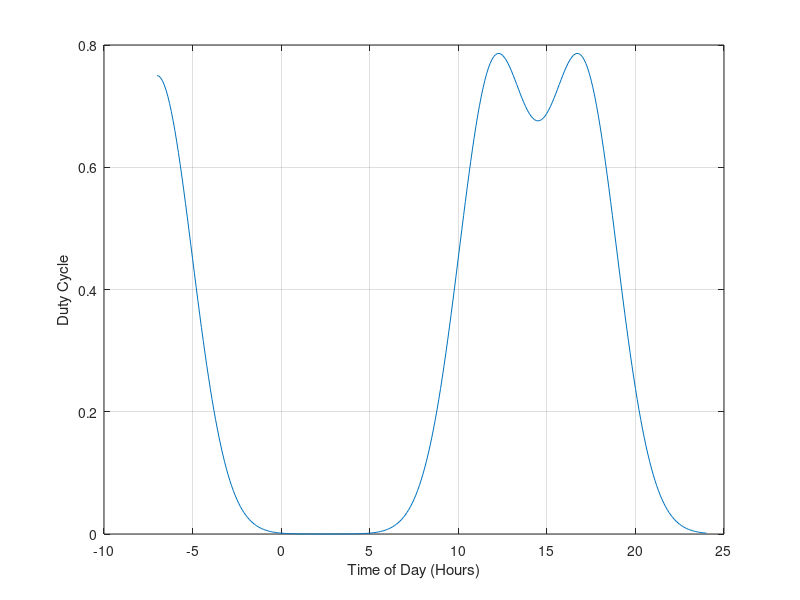

This figure's MATLAB source:



%% Next Paper
M = 3;
T = 24; % (hours)
taum = [12; 17];
taum = [taum(2)-T; taum];
sigma = 2.8;
A = 0.75; % Determines average value ot psi

clear psi;
clear t_index;
index = 1;

for t=min(taum):0.1:T
    
    % Calculate PSImin
    tmp = zeros(M,1);
    for m=1:M
        tmp(m) = sum(A*exp(-((t-taum(m))/sigma).^2));
    end
    psi_min = min( tmp );
    
    
    % Calculate
    psi(index) = psi_min + sum(A*exp(-((t-taum)/sigma).^2));
    t_index(index) = t;
    
    index = index + 1;
end


plot(t_index,psi);
grid on;
xlabel('Time of Day (Hours)');
ylabel('Duty Cycle');



